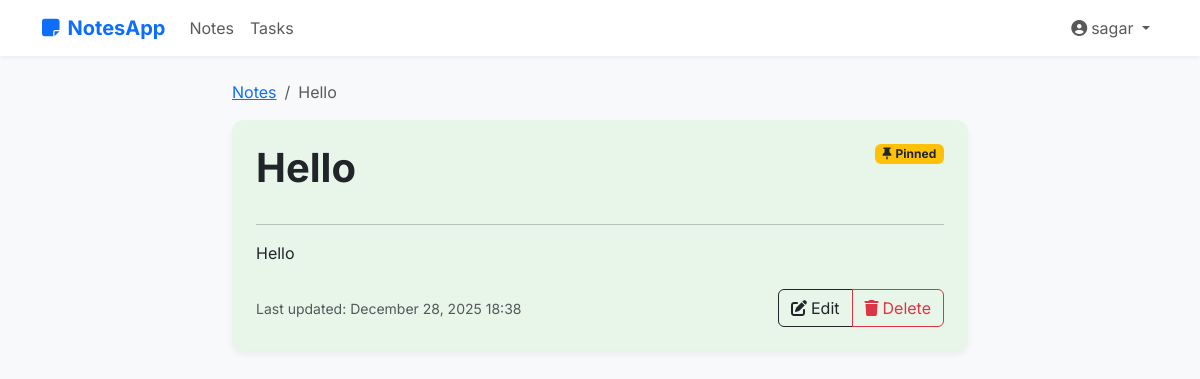
Page /notes/2/ (signed in) on the committed database.
### notes/models.py (models this page shows, shortened)
class Note(models.Model):
    COLOR_CHOICES = [
        ('white', 'White'),
        ('yellow', 'Yellow'),
        ('blue', 'Blue'),
        ('green', 'Green'),
        ('pink', 'Pink'),
        ('purple', 'Purple'),
    ]
    user = models.ForeignKey(User, on_delete=models.CASCADE, related_name='notes')
    title = models.CharField(max_length=200)
    content = models.TextField()
    color = models.CharField(max_length=20, choices=COLOR_CHOICES, default='white')
    is_pinned = models.BooleanField(default=False)
    created_at = models.DateTimeField(auto_now_add=True)
    updated_at = models.DateTimeField(auto_now=True)
    class Meta:
        ordering = ['-is_pinned', '-updated_at']

### notes/views.py (the view)
# urls.py: path('<int:pk>/', NoteDetailView.as_view(), name='note_detail'),
class NoteDetailView(LoginRequiredMixin, DetailView):
    model = Note
    template_name = 'notes/note_detail.html'
    def get_queryset(self):
        return Note.objects.filter(user=self.request.user)

### notes/templates/notes/note_detail.html (shortened to what this page needs)
{% extends 'base.html' %}
{% block content %}
<div class="row justify-content-center">
    <div class="col-md-8">
        <nav aria-label="breadcrumb">
            <ol class="breadcrumb">
                <li class="breadcrumb-item"><a href="{% url 'note_list' %}">Notes</a></li>
                <li class="breadcrumb-item active">{{ note.title }}</li>
            </ol>
        </nav>
        <div class="card note-card-{{ note.color }} p-4">
            <div class="d-flex justify-content-between align-items-start mb-3">
                <h1 class="fw-bold mb-0">{{ note.title }}</h1>
                {% if note.is_pinned %}
                <span class="badge bg-warning text-dark"><i class="fas fa-thumbtack me-1"></i>Pinned</span>
                {% endif %}
            </div>
            <hr>
            <div class="note-content mb-4" style="white-space: pre-wrap;">{{ note.content }}</div>
            <div class="d-flex justify-content-between align-items-center">
                <small class="text-muted">Last updated: {{ note.updated_at|date:"F d, Y H:i" }}</small>
                <div class="btn-group">
                    <a href="{% url 'note_update' note.pk %}" class="btn btn-outline-dark">
                        <i class="fas fa-edit me-1"></i>Edit
                    </a>
                    <a href="{% url 'note_delete' note.pk %}" class="btn btn-outline-danger">
                        <i class="fas fa-trash me-1"></i>Delete
                    </a>
                </div>
            </div>
        </div>
    </div>
</div>
{% endblock %}

### templates/base.html (shortened to what this page needs)
<!DOCTYPE html>
<html lang="en">
<head>
    <link href="https://cdn.jsdelivr.net/npm/bootstrap@5.3.0/dist/css/bootstrap.min.css" rel="stylesheet">
    <link rel="stylesheet" href="https://cdnjs.cloudflare.com/ajax/libs/font-awesome/6.4.0/css/all.min.css">
</head>
<body>
    <nav class="navbar navbar-expand-lg navbar-light sticky-top mb-4">
        <div class="container">
            <a class="navbar-brand fw-bold text-primary" href="{% url 'home' %}">
                <i class="fas fa-sticky-note me-2"></i>NotesApp
            </a>
            <div class="collapse navbar-collapse" id="navbarNav">
                <ul class="navbar-nav me-auto">
                    {% if user.is_authenticated %}
                    <li class="nav-item">
                        <a class="nav-link" href="{% url 'note_list' %}">Notes</a>
                    </li>
                    <li class="nav-item">
                        <a class="nav-link" href="{% url 'task_list' %}">Tasks</a>
                    </li>
                    {% endif %}
                </ul>
                <ul class="navbar-nav">
                    {% if user.is_authenticated %}
                    <li class="nav-item dropdown">
                        <a class="nav-link dropdown-toggle" href="#" id="navbarDropdown" role="button" data-bs-toggle="dropdown">
                            <i class="fas fa-user-circle me-1"></i>{{ user.username }}
                        </a>
                    </li>
                    {% endif %}
                </ul>
            </div>
        </div>
    </nav>
    <div class="container">
        {% block content %}
        {% endblock %}
    </div>
</body>
</html>

### templates/base.html (style rules this page uses)
body { font-family: 'Inter', sans-serif; background-color: #f8f9fa; }
.navbar { background-color: #ffffff; box-shadow: 0 2px 4px rgba(0,0,0,0.05); }
.card { border: none; border-radius: 12px; box-shadow: 0 4px 6px rgba(0,0,0,0.05); transition: transform 0.2s; }
.note-card-green { background-color: #e8f5e9; }

### rows in the picture
Note: title "Hello", content "Hello", updated_at "December 28, 2025 18:38"

### other values in the picture
{{ user.username }} "sagar"
